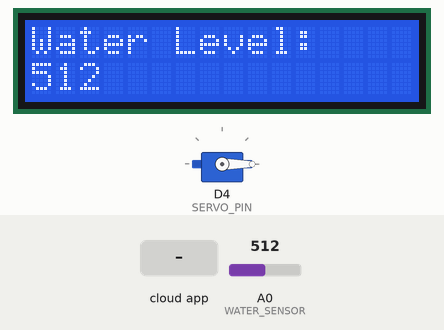
This sketch was run on a simulated ESP8266 (NodeMCU). Parts: 16×2 character LCD, servo. The test bench sets the inputs (shaded band); at power-on: A0 (WATER_SENSOR) = 512. WiFi joins after 1.5 s; servers stay silent unless stated; what the sketch prints to the serial monitor is not drawn.

Above: at 3.2 s.
3.3 s: the phone or cloud app sets 67c5b514c8ff966556a1afeb to 1
At 4.4 s:
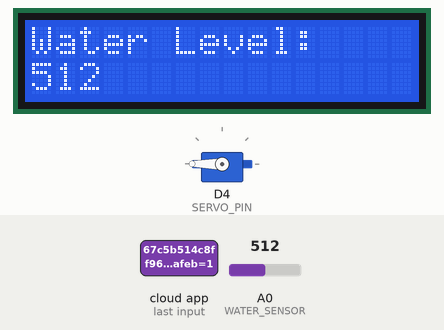
5.6 s: A0 (WATER_SENSOR) set to 461
At 7.3 s:
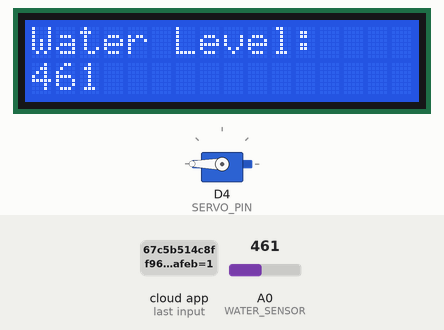
7.6 s: A0 (WATER_SENSOR) set to 435
At 9.0 s:
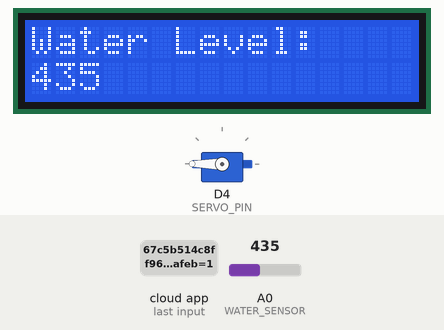
9.7 s: A0 (WATER_SENSOR) set to 365
At 10.7 s:
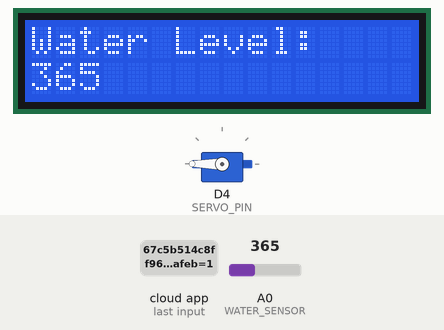
11.7 s: A0 (WATER_SENSOR) set to 335
At 13.4 s:
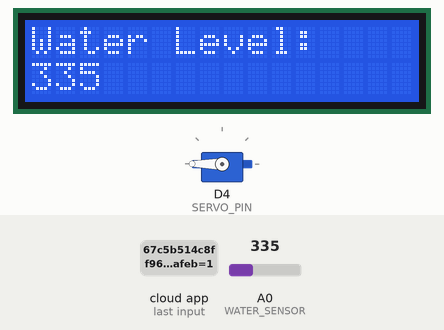
13.7 s: the phone or cloud app sets 67c5b514c8ff966556a1afeb to 0
At 15.3 s:
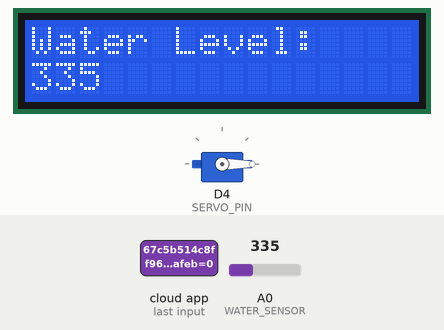
Timing chart, 0 to 16.8 s (numbered marks = the images above; inputs shaded):
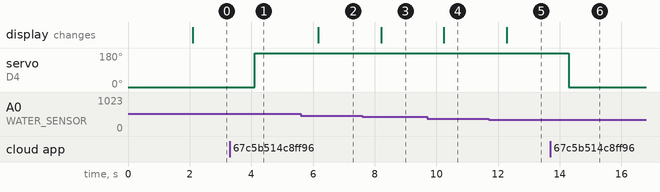

Measured:
- after the input at 3.3 s, servo on D4 (SERVO_PIN): 0° → 180° after 0.81 s
- after the input at 5.6 s, the display: changes after 0.57 s (image 2)
- after the input at 7.6 s, the display: changes after 0.61 s (image 3)
- after the input at 9.7 s, the display: changes after 0.55 s (image 4)
- after the input at 11.7 s, the display: changes after 0.58 s (image 5)
- after the input at 13.7 s, servo on D4 (SERVO_PIN): 180° → 0° after 0.60 s

The sketch:

smart_water_feeder_system.ino
```cpp
#include <ESP8266WiFi.h>
#include <SinricPro.h>
#include <SinricProSwitch.h>
#include <Wire.h>
#include <LiquidCrystal_I2C.h>
#include <Servo.h>

// Wi-Fi Credentials
const char* WIFI_SSID = "realme";
const char* WIFI_PASS = "12345678";

// Sinric Pro Credentials
#define APP_KEY     "177ac0f0-5ff2-468e-9469-6c73dfd3961a"
#define APP_SECRET  "9f748b01-eb7a-45d5-bc89-145815b85fb2-00f9f61b-ef6f-428d-aeeb-1c43f3483f23"
#define DEVICE_ID   "67c5b514c8ff966556a1afeb"

// LCD Setup (I2C Address might be 0x3F or 0x27)
LiquidCrystal_I2C lcd(0x27, 16, 2);

// Servo Configuration
#define SERVO_PIN D4
Servo feederServo;
#define OPEN_ANGLE 180
#define CLOSE_ANGLE 0

// Water level monitoring
#define WATER_SENSOR A0
#define RELAY_PIN 2
const int LOW_LEVEL = 350;
const int HIGH_LEVEL = 450;

bool onPowerState(const String &deviceId, bool &state) {
  if (deviceId == DEVICE_ID) {
    Serial.printf("Device %s turned %s\r\n", deviceId.c_str(), state ? "on" : "off");
    feederServo.write(state ? OPEN_ANGLE : CLOSE_ANGLE); // Open or close feeder
  }
  return true;
}

void setupWiFi() {
  Serial.print("Connecting to ");
  Serial.println(WIFI_SSID);
  WiFi.begin(WIFI_SSID, WIFI_PASS);
  while (WiFi.status() != WL_CONNECTED) {
    delay(1000);
    Serial.print(".");
  }
  Serial.println("\nWiFi connected");
  Serial.println("IP address: ");
  Serial.println(WiFi.localIP());
}

void setupSinricPro() {
  SinricProSwitch &mySwitch = SinricPro[DEVICE_ID];
  mySwitch.onPowerState(onPowerState);
  SinricPro.onConnected([]() { Serial.println("Connected to SinricPro"); });
  SinricPro.onDisconnected([]() { Serial.println("Disconnected from SinricPro"); });
  SinricPro.begin(APP_KEY, APP_SECRET);
  SinricPro.restoreDeviceStates(true);
}

void setup() {
  Serial.begin(9600);

  // Pin setup
  pinMode(RELAY_PIN, OUTPUT);
  digitalWrite(RELAY_PIN, LOW); // Start with pump OFF

  // LCD setup
  lcd.begin();
  lcd.backlight();
  lcd.print("Starting...");

  // Servo setup
  feederServo.attach(SERVO_PIN);
  feederServo.write(CLOSE_ANGLE);

  // Wi-Fi & Sinric setup
  setupWiFi();
  setupSinricPro();
}

void loop() {
  SinricPro.handle();

  int waterLevel = analogRead(WATER_SENSOR);
  Serial.print("Water Level: ");
  Serial.println(waterLevel);

  lcd.clear();
  lcd.setCursor(0, 0);
  lcd.print("Water Level:");
  lcd.setCursor(0, 1);
  lcd.print(waterLevel);

  if (waterLevel < LOW_LEVEL) {
    digitalWrite(RELAY_PIN, HIGH);
    Serial.println("Pump ON");
  } else if (waterLevel > HIGH_LEVEL) {
    digitalWrite(RELAY_PIN, LOW);
    Serial.println("Pump OFF");
  }

  delay(1000);
}
```
